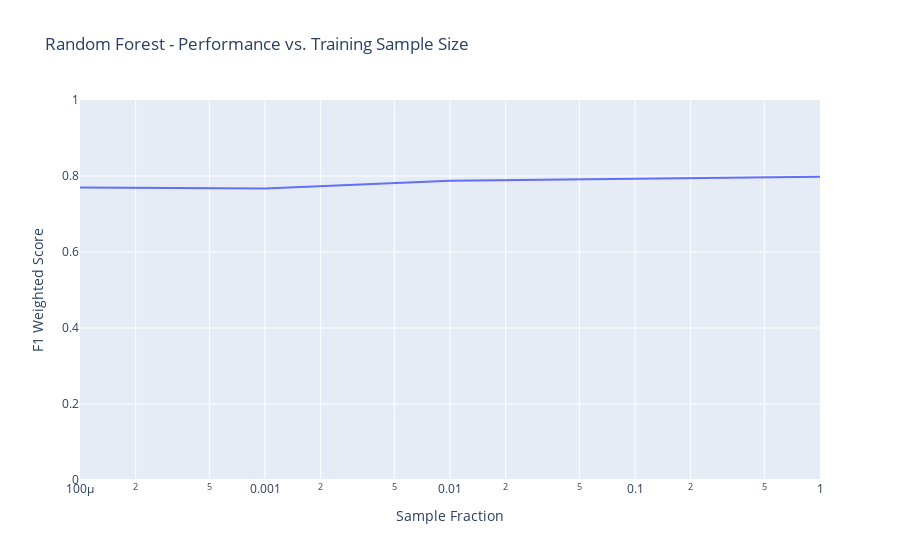

This figure's notebook cell:
### Code cell
sample_fig = px.line(
    rf_sample_metric_df,
    x="Sample Fraction",
    y="F1 Weighted Score",
    title="Random Forest - Performance vs. Training Sample Size",
    log_x=True)
sample_fig.update_layout(yaxis_range=[0,1])
# sample_fig.update_xaxes(tickmode= 'array',tickvals = training_fracs)
sample_fig.show()

### Figure 1 — Plotly figure (JSON) as saved in the notebook; plotly's stock layout.template omitted (floating-point values rounded to 4 significant figures)
{"data": [{"hovertemplate": "Sample Fraction=%{x}<br>F1 Weighted Score=%{y}<extra></extra>", "legendgroup": "", "line": {"color": "#636efa", "dash": "solid"}, "marker": {"symbol": "circle"}, "mode": "lines", "name": "", "orientation": "v", "showlegend": false, "type": "scatter", "x": [0.0001, 0.001, 0.01, 0.1, 1], "xaxis": "x", "y": [0.7701, 0.7674, 0.7877, 0.7926, 0.7981], "yaxis": "y"}], "layout": {"legend": {"tracegroupgap": 0}, "title": {"text": "Random Forest - Performance vs. Training Sample Size"}, "xaxis": {"anchor": "y", "domain": [0, 1], "title": {"text": "Sample Fraction"}, "type": "log"}, "yaxis": {"anchor": "x", "domain": [0, 1], "range": [0, 1], "title": {"text": "F1 Weighted Score"}}}}
